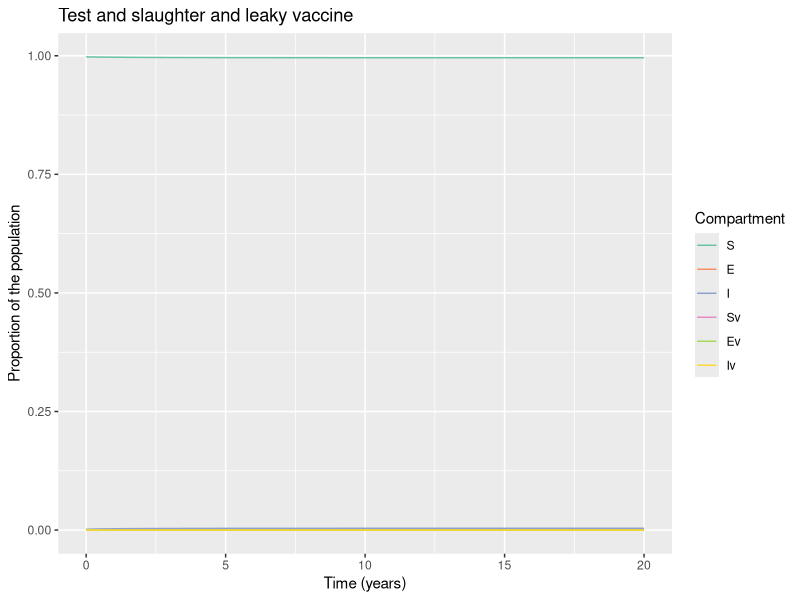

Recreate this plot in R.
# LOAD THE PACKAGES:
library(deSolve)
library(reshape2)
library(ggplot2)


# MODEL INPUTS:

initial_state_values <- c(S = 1224000 - 2884,
                          E = 1000,        
                          I = 1884,        
                          Sv = 0,      
                          Ev = 0,
                          Iv = 0)      

# Parameters
#R0=0.42

parameters <- c(beta = 0.4,     # the infection rate in units of years^-1  5.2
                delta = 0.01*365,     # the latency period in units of years^-1 
                c_s = 0.39,       # the reduction in the force of infection
                # acting on those vaccinated
                c_i = 0.39,# the reduction in the infectivity of vaccinated infected bovines  
                u = 1/5,#death rate in units of years^-1 
                a = 0.71, #testing rate in units of years^-1
                b = 1/5, #birth rate in units of years^-1
                vc = 0,  # vaccination rate
                w = 0.002 ) #wildife infection rate 0.131
              
             

# TIMESTEPS:

# Sequence of timesteps to solve the model at
times <- seq(from = 0, to = 20, by =0.1)#from 0 to 10 years, daily intervalS
# MODEL FUNCTION: 

vaccine_model <- function(time, state, parameters) {  
  
  with(as.list(c(state, parameters)), {    
    
    # Defining lambda as a function of beta and E:
    N <- S + E + I + Sv + Ev + Iv 
    lambda <- beta * I/N + c_i * beta * Iv/N 
    # the Ev compartment gets c_i times less infected than the E compartment
    
    
    # The differential equations
    dS <- -lambda * S - u * S - S * w - vc * S + (b * N * (1-vc))+ a * I + a * Iv
    dE <- lambda * S - delta * E - u * E - vc * E 
    dI <- delta * E - a * I - u * I + S * w 
    dSv <- -c_s * lambda * Sv - u * Sv + vc * S  + b * N * vc - Sv * w            
    dEv <- c_s * lambda * Sv - delta * Ev - u * Ev + vc * E 
    dIv <- delta * Ev - a * Iv - u * Iv + Sv * w 
    
    return(list(c(dS, dE, dI, dSv, dEv, dIv))) 
  })
  
}

# MODEL OUTPUT:

# Solving the differential equations using the ode integration algorithm
output <- as.data.frame(ode(y = initial_state_values, 
                            times = times, 
                            func = vaccine_model,
                            parms = parameters))

# PLOT THE OUTPUT

# turn output dataset into long format
output_long <- melt(as.data.frame(output), id = "time")

# Adding a column for the prevalence proportion to the long-format output
output_long$prevalence <- output_long$value/sum(initial_state_values)

# Plot the number in each compartment over time
ggplot(data = output_long,                                               
       aes(x = time, y = prevalence, colour = variable, group = variable)) +  
  geom_line() +                                                          
  xlab("Time (years)")+                                                   
  ylab("Proportion of the population") +
  labs(title = paste("Test and slaughter and leaky vaccine"), 
       colour = "Compartment") +
  scale_colour_brewer(palette = "Set2")

#incidence<- diff(output_long$value[output_long$variable=="T"])
#plot(incidence)
#lambda <- 5.2/2 * (output_long$value[output_long$variable=="I"])
